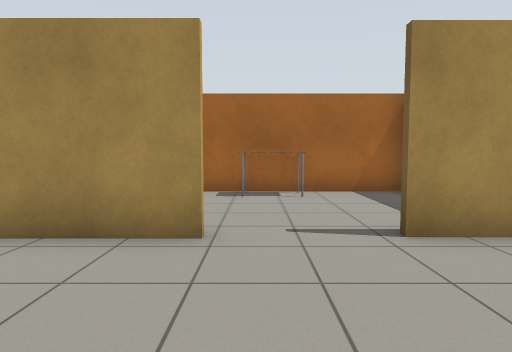
view 1 (above)

18 first-person views from a walk through a Gazebo world. The camera is 1 m above the floor, tilts 4° down and sees 75° across. The floor is counted in squares, 1 m on a side. Each view is taken from the middle of a square. On the plan, view 1 faces up. The plan holds only what a view shows up to about 13 squares ahead; the rest is blank. Gazebo's built-in surfaces are drawn with simple patterns.

view 2
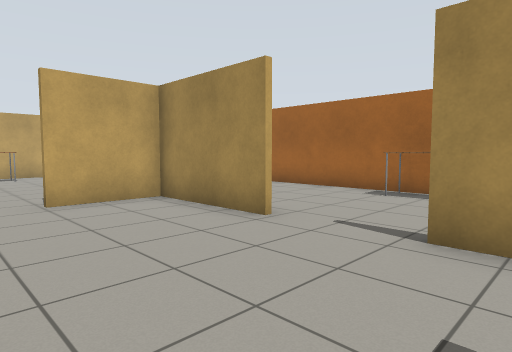

view 3
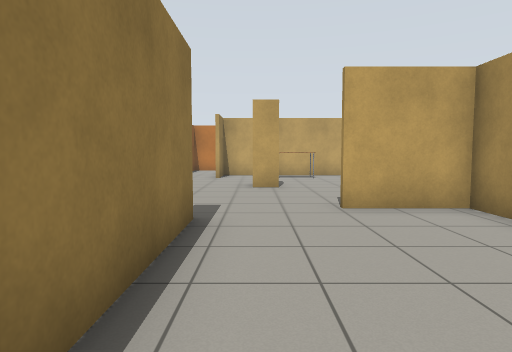

view 4
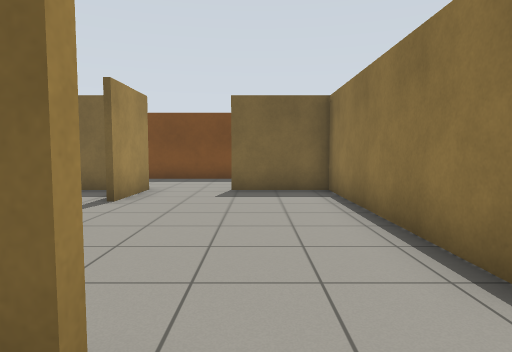

view 5
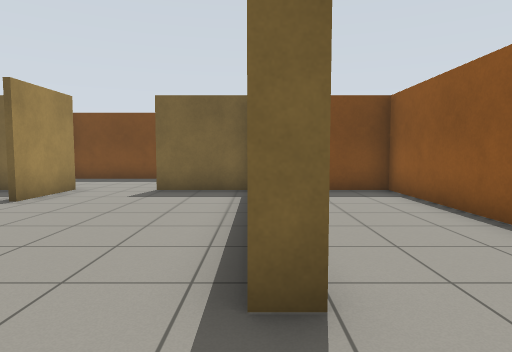

view 6
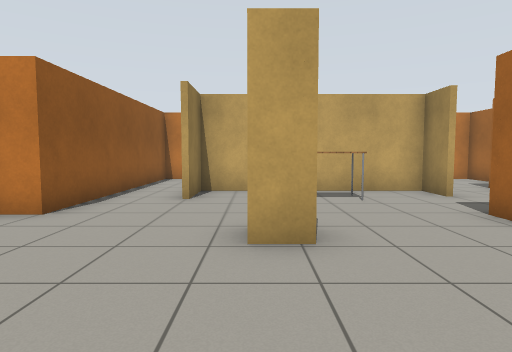

view 7
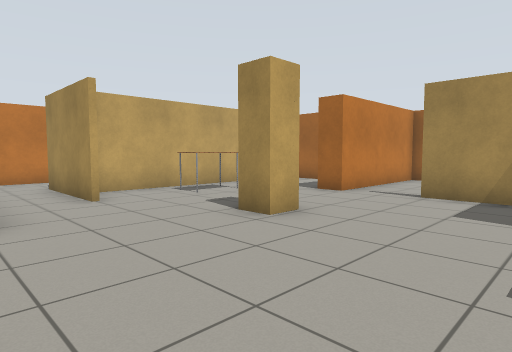

view 8
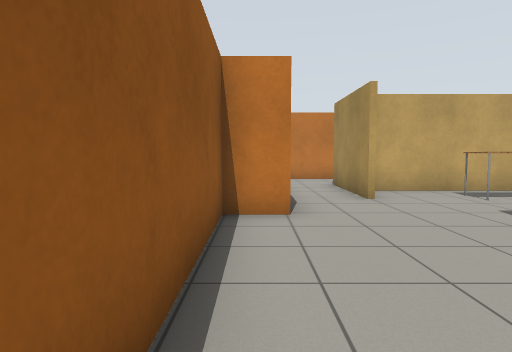

view 9
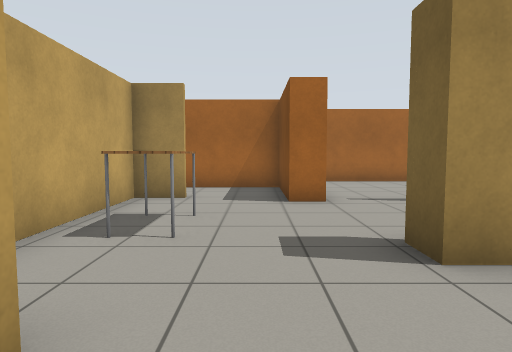

view 10
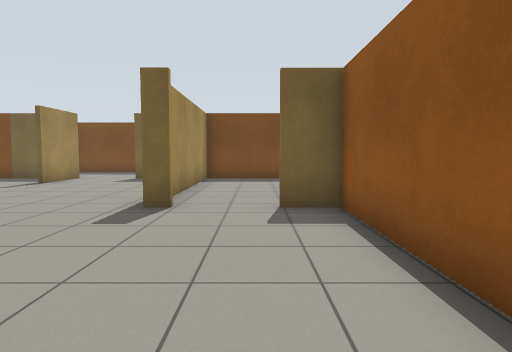

view 11
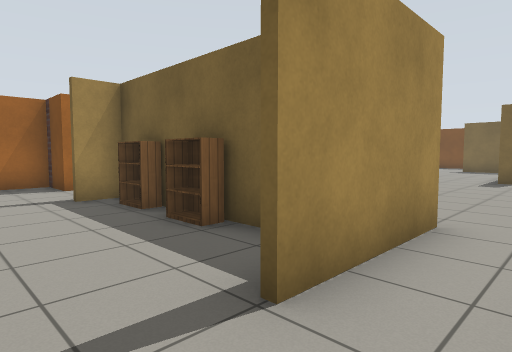

view 12
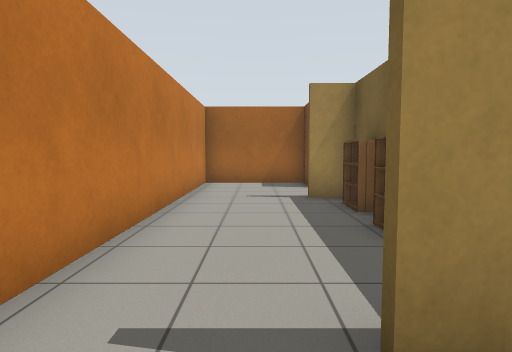

view 13
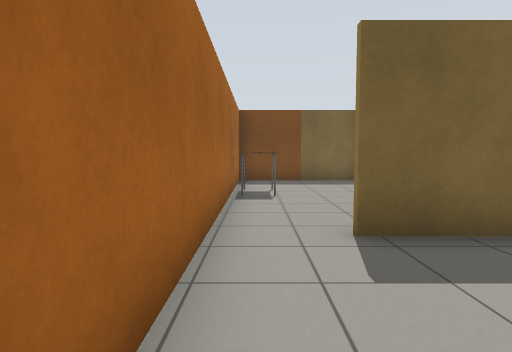

view 14
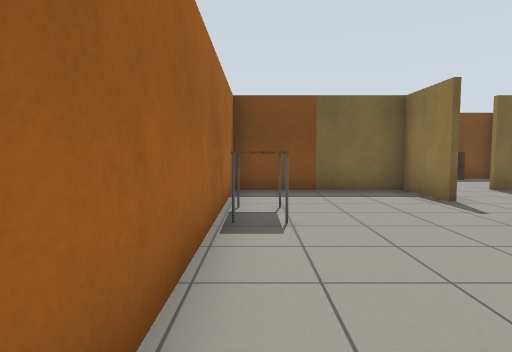

view 15
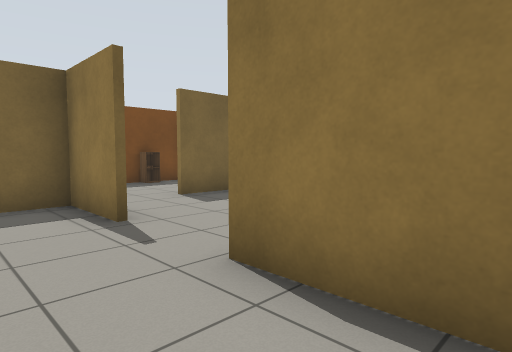

view 16
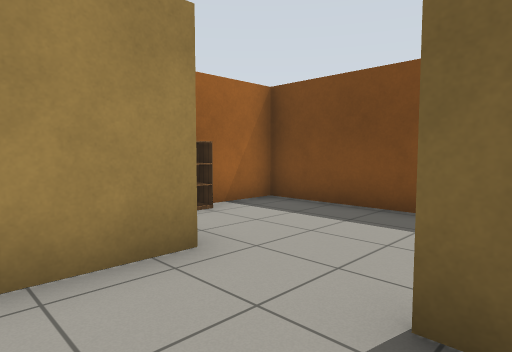

view 17
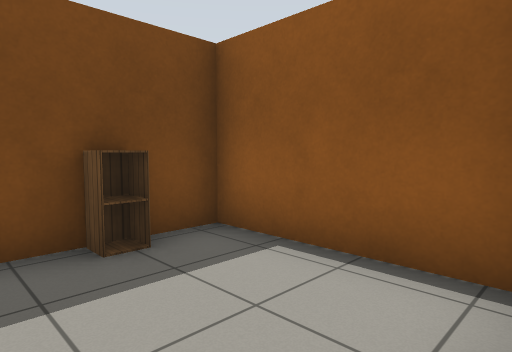

view 18
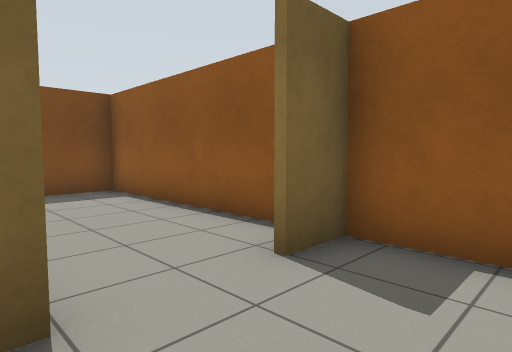

### Floor plan
Ten units are one square. View 1 is at (0, 0); x grows to the right and y downward. Boxes are objects, and circles mark ways between rooms. Rooms are numbered by the first view taken in them; rooms with no view inside come last. Other rooms are left out.
<svg viewBox="-172 -91 254 141">
<path fill="none" stroke="#000" d="M-6 -39 -39 -39 -39 -15M-30 9 39 9M41 -39 17 -39M39 10 39 -18M-76 -8 -76 1 -83 1 -83 -7M-111 16 -145 16M-129 0 -129 -44M-86 -39 -93 -39M-115 -43 -139 -43M-127 -34 -127 14 -111 14M-50 -39 -68 -39M-30 15 -30 9M-134 -66 -134 -81 -167 -81 -167 34 -93 34 -93 45 -30 45 -30 34M-19 45 39 45 39 10M39 11 -15 11M-41 -49 -41 -69M-36 -86 -86 -86 -86 -39M18 -40 39 -40 39 -86 -36 -86M-29 -40 -6 -40M42 9 77 9 77 -62 56 -62M-127 -44 -127 -34M-93 -39 -93 -66 -134 -66"/>
<rect x="-135" y="-15" width="10" height="10" fill="#bbb"><title>bookshelf</title></rect>
<rect x="-135" y="-35" width="10" height="10" fill="#bbb"><title>bookshelf</title></rect>
<rect x="-125" y="-25" width="20" height="20" fill="#bbb"><title>table</title></rect>
<rect x="-5" y="-85" width="20" height="10" fill="#bbb"><title>table</title></rect>
<rect x="45" y="-65" width="10" height="10" fill="#bbb"><title>bookshelf</title></rect>
<rect x="65" y="-15" width="10" height="10" fill="#bbb"><title>cabinet</title></rect>
<circle cx="-25" cy="-5" r="3" fill="#2a7"/>
<circle cx="5" cy="-40" r="3" fill="#2a7"/>
<circle cx="40" cy="-25" r="3" fill="#2a7"/>
<circle cx="-75" cy="-40" r="3" fill="#2a7"/>
<circle cx="-105" cy="-40" r="3" fill="#2a7"/>
<circle cx="-125" cy="-55" r="3" fill="#2a7"/>
<circle cx="-40" cy="-75" r="3" fill="#2a7"/>
<text x="0" y="-20">1</text>
<text x="-90" y="0">2</text>
<text x="-60" y="-60">3</text>
<text x="0" y="-60">4</text>
<text x="60" y="-30">5</text>
<text x="-110" y="-50">6</text>
</svg>
Room 1 opens to room 2. Room 1 opens to room 4. Room 1 opens to room 5. Room 2 opens to room 3. Room 2 opens to room 6. Room 3 opens to room 4.

Where each view was taken, in squares from view 1:
view 1: 0 up, 0 right, facing up
view 2: 0 up, 3 right, facing up-left
view 3: 0 up, 2 right, facing left
view 4: 1 up, 5 left, facing right
view 5: 1 down, 5 left, facing right
view 6: 0 up, 4 left, facing left
view 7: 4 down, 4 left, facing up-left
view 8: 4 down, 4 left, facing left
view 9: 3 down, 10 left, facing up
view 10: 3 down, 9 left, facing right
view 11: 3 down, 16 left, facing up-right
view 12: 3 down, 15 left, facing up
view 13: 8 up, 8 left, facing right
view 14: 8 up, 5 left, facing right
view 15: 6 up, 3 left, facing down-right
view 16: 1 up, 2 right, facing up-right
view 17: 2 up, 4 right, facing down-right
view 18: 1 down, 5 left, facing down-right
